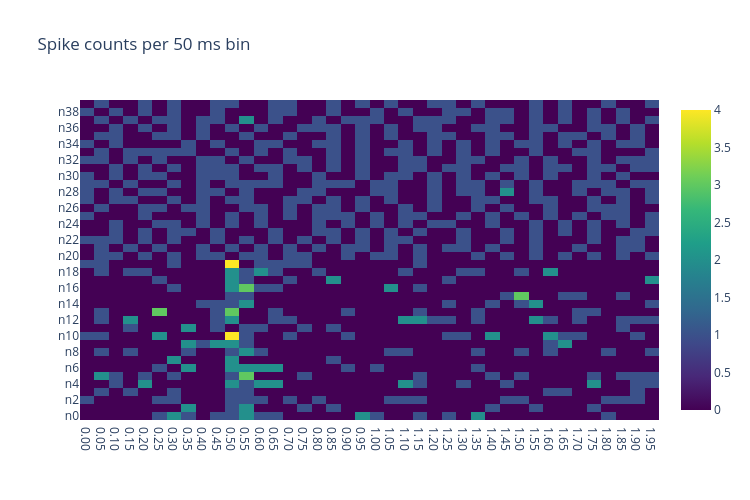

Notebook cell for this chart:
### Markdown cell above
## 4. Matrices

`interactive_heatmap` shows any matrix with hover values; `interactive_correlation_matrix` computes and shows Pearson or Spearman correlations of `(samples, variables)` data. Below, the spike counts of the 40 neurons in 50 ms bins (neurons × time), and the correlations between the first 10 neurons, which share the stimulus-driven rate modulation:

### Code cell
edges = np.arange(0, T + 1e-9, 0.05)
counts = np.array([np.histogram(s, edges)[0] for s in spikes])          # (neurons, bins)
fig = braintools.visualize.interactive_heatmap(counts, x_labels=[f"{e:.2f}" for e in edges[:-1]],
                                               y_labels=[f"n{i}" for i in range(40)],
                                               title="Spike counts per 50 ms bin", width=750, height=500)
fig

### Figure 1 — Plotly figure (JSON) as saved in the notebook; plotly's stock layout.template omitted (floating-point values rounded to 4 significant figures; data arrays with more than 128 entries replaced by an {"elided": "..."} marker saying what was removed)
{"data": [{"colorscale": [[0.0, "#440154"], [0.1111, "#482878"], [0.2222, "#3e4989"], [0.3333, "#31688e"], [0.4444, "#26828e"], [0.5556, "#1f9e89"], [0.6667, "#35b779"], [0.7778, "#6ece58"], [0.8889, "#b5de2b"], [1.0, "#fde725"]], "hoverongaps": false, "type": "heatmap", "x": ["0.00", "0.05", "0.10", "0.15", "0.20", "0.25", "0.30", "0.35", "0.40", "0.45", "0.50", "0.55", "0.60", "0.65", "0.70", "0.75", "0.80", "0.85", "0.90", "0.95", "1.00", "1.05", "1.10", "1.15", "1.20", "1.25", "1.30", "1.35", "1.40", "1.45", "1.50", "1.55", "1.60", "1.65", "1.70", "1.75", "1.80", "1.85", "1.90", "1.95"], "y": ["n0", "n1", "n2", "n3", "n4", "n5", "n6", "n7", "n8", "n9", "n10", "n11", "n12", "n13", "n14", "n15", "n16", "n17", "n18", "n19", "n20", "n21", "n22", "n23", "n24", "n25", "n26", "n27", "n28", "n29", "n30", "n31", "n32", "n33", "n34", "n35", "n36", "n37", "n38", "n39"], "z": {"elided": "40x40 int values"}}], "layout": {"height": 500, "title": {"text": "Spike counts per 50 ms bin"}, "width": 750}}
